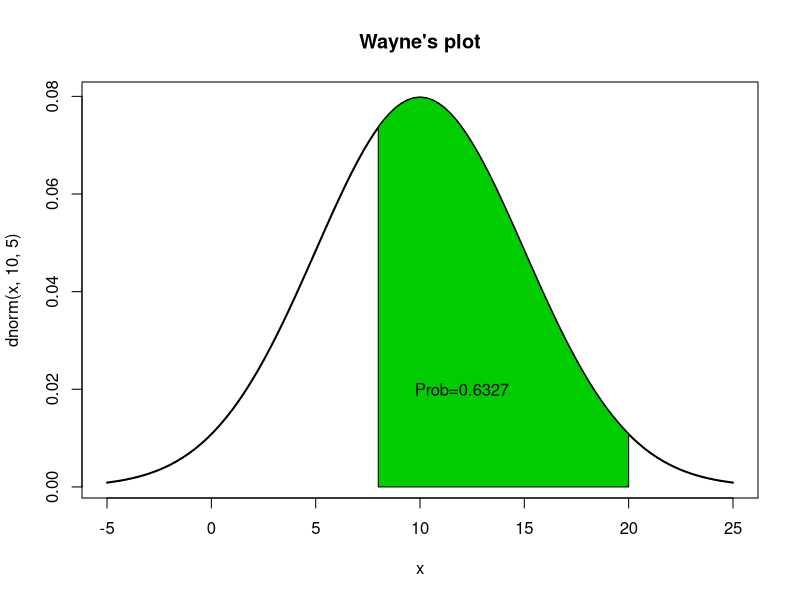
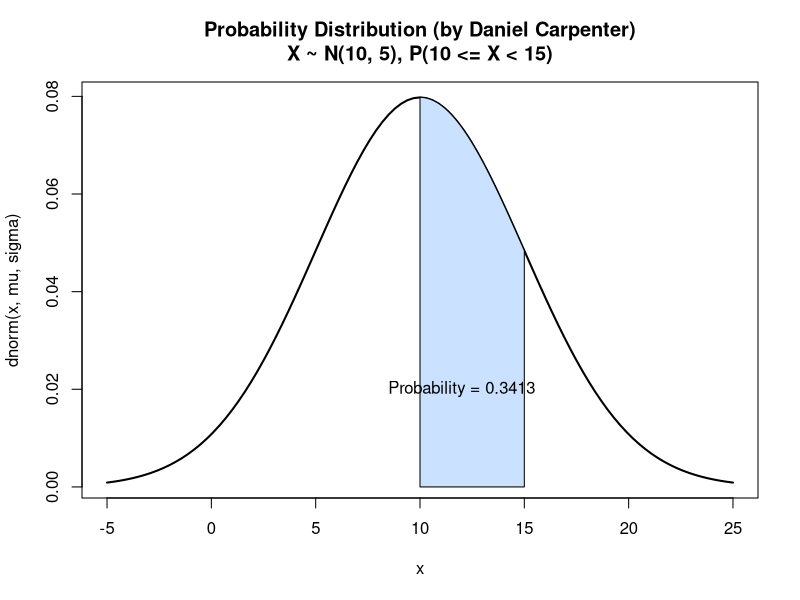
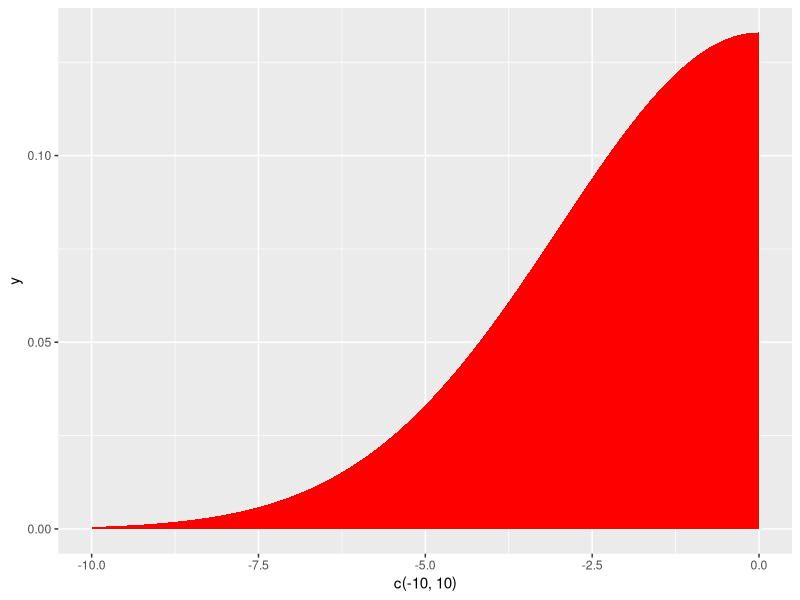

These charts were generated, in order, by the following R code:
# ------------------------------------------------------------------------------
# Bayesian course
# Lab 3
# distributional theory + plots
# ------------------------------------------------------------------------------


# PROBABILITY CALCULATIONS =====================================================

  # End points do not matter for continuous variables
  #P(X>=3)=P(X>3)
  
  # X ~ N(20,5) 
  # X is a normal distribution, mean of 20, sd of 5
  
  
  # P(X>22)? -------------------------------------------------------------------
  # Probability that X is greater than 22?
  # >= or > matter a lot for discrete vars, not so much continuous
  
  ## p on front gives a tail, by default lower tail. 1 minus (-) gives upper
  ## Area from negative infinity up to 22
  # Check by drawing it (or plotting it)
  1-pnorm(22, mean=10, sd=5) # notice options are in order:  x,mean, sd
  
  
  # P(X<17) --------------------------------------------------------------------
  ## Remember lower tail by default
  ## Probability less than 17
  pnorm(17,mean=10,sd=5)


# PLOTS ========================================================================

  # Base plotting --------------------------------------------------------------
  
  windows() 

  
  ## ADD THE CURVE --------------------------------------------------------------
  
    ### Decide `on a suitable range for x
    ### mean +- 3sd
    curve(dnorm(x,10,5), 
          
          #### Within 3 standard deviations of the mean will include everything
          xlim=c(10-3*5,10+3*5), 
          
          #### Plot
          lwd =2, main = "Wayne's plot")
  

  ## ADD THE AREA --------------------------------------------------------------
  
    ### Say we need P(8<X<=20) - Prob between 8 and 202
    
      #### X axis range (8 to 10)
      xcurve = seq(8,20, length=1000) # length is arbitrary 
      
      #### Y axis - needs xcurve,  mean and sd
      ycurve = dnorm(xcurve, mean=10, sd=5)
      
      #### Use the x and y curve and add to the plot
      polygon(c(8,xcurve,20), c(0,ycurve,0), col="green3") # this adds the area
      
      
  ## ADD THE PROBABILITY TEXT --------------------------------------------------
      area=pnorm(20, mean=10, sd=5) - pnorm(8, mean=10, sd=5)
      area2=round(area,4)
    
      #### Now place this on the above plot
      text(12,0.02,substitute(paste("Prob=",area2 ), list(area2 = area2)))

      
  ## PLOT FUNCTION FROM ABOVE --------------------------------------------------
  
    Myfunction = function(mu, sigma, 
                          lowerBound = NA, upperBound = NA, 
                          roundTo = 4, 
                          color = paste0("lightsteelblue", floor(runif(1, min=1, max=4))),
                          returnCMD = FALSE)
    {
      
      # Calculate the "xlim" lower and upper bound for the Normal PDF Curve
      curveLowerBound <- mu - 3*sigma
      curveUpperBound <- mu + 3*sigma
      
      # Initialize variables
      title <- ""   # Title of graph
      exactProb = 0 # The exact probability of the questions
      
      # If no provided LOWER AND UPPER Bound (NA as parameter value) then assume none
      if(!(is.na(lowerBound) & is.na(upperBound))) {
        title <- paste0(", P(", lowerBound, " <= X < ",upperBound,")")
        exactProb = pnorm(upperBound, mu, sigma) - pnorm(lowerBound, mu, sigma) # calculate prob 
      }
      
      # If no provided LOWER Bound (NA as parameter value) then assume none
      else if(is.na(lowerBound)) {
        lowerBound = curveLowerBound
        title <- paste0(", P(X < ",upperBound,")") # Set a dynamic title
        exactProb = pnorm(upperBound, mu, sigma) # calculate prob 
      }
      
      # If no provided UPPER Bound (NA as parameter value) then assume none
      else if(is.na(upperBound)) {
        upperBound = curveUpperBound
        title <- paste0(", P(X >= ",lowerBound,")")
        exactProb = 1 - pnorm(lowerBound, mu, sigma) # calculate prob 
      }
      
      # Create the line that displays the bell curve (between the CURVE bounds defined above)
      
      curve(
        
        ## Normally Distributed
        dnorm(x,mu,sigma), 
        
        ## Normally Distributed
        xlim=c(curveLowerBound, curveUpperBound), 
        
        ## Line width
        lwd =2, 
        
        ## Title with descriptive characteristics about function parameters
        main = paste0("Probability Distribution (by Daniel Carpenter)\n",
                      "X ~ N(",mu,", ",sigma,")", title)
      )
      
      # Add the AREA of between the lower and upper bound P(lowerBound<X<=upperBound)
      
      ## X-Axis curve (length does not matter)
      xcurve = seq(lowerBound,upperBound, length=1000)
      
      ## Y-Axis Curve
      ycurve = dnorm(xcurve, mu,sigma)
      
      ## Combine the X and Y curve to form the area (in green)
      polygon(c(lowerBound, xcurve, upperBound), 
              c(0, ycurve, 0), 
              col=color) 
      
      # Add the probability as text
      
      ## Calculate the area (probability)
      area = exactProb
      areaRounded = round(area, roundTo)
      
      ## Place this on the above plot
      text(12,0.02,substitute(paste("Probability = ", areaRounded), 
                              list(areaRounded = areaRounded)))
      
      # Return stats about the Plot
      if (returnCMD) {
        return(list(mu = mu, 
                    sigma = sigma,
                    prob = areaRounded))
      }
    }
  
  # Call the above Functions
  obj = Myfunction(mu = 10, sigma = 5, lowerBound = 10, upperBound = 15)
  
  obj
  
  # Get the probability from obj
  obj$prob
  
  
  # Plotting with ggplot
  # Continuous variables 
  if(!require(ggplot2)) install.packages("ggplot2")
  
  g = ggplot(NULL, aes(c(-10,10))) + 
    geom_area(stat = "function", 
              fun = dnorm, 
              args = list(mean = 0, sd = 3),
              fill = "red", xlim = c(-10, 0)) 
   
  g
  
  
